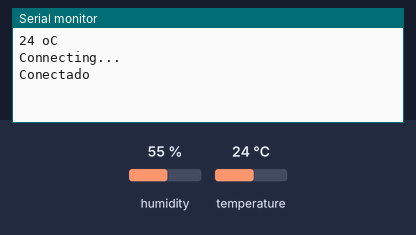
Simulated run of this sketch. Board: Arduino Uno, built with avr-gcc and run on an emulated ATmega328P. Parts: the last lines printed to the serial monitor. The test bench sets the inputs (shaded band); at power-on: temperature 24 °C, humidity 55 %. WiFi joins after 1.5 s; servers stay silent unless stated; uploads are accepted with an empty reply.

Above: at 2.2 s.
2.3 s: temperature set to 12 °C
At 7.47 s:
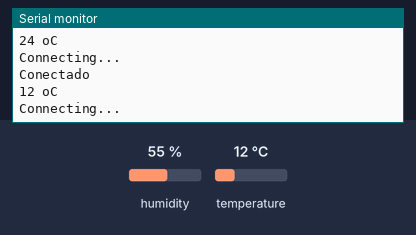
9.3 s: temperature set to 19 °C
At 15.1 s:
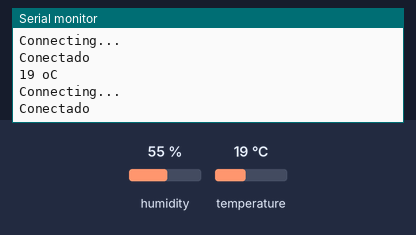
Timing chart, 0 to 16.6 s (numbered marks = the images above; inputs shaded):
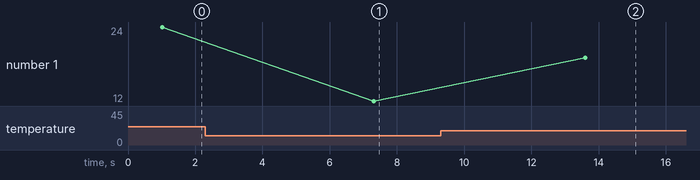

The sketch:

utp.ino
```cpp
#include <Ethernet.h>
#include <SPI.h>

#include <DHT.h>
#include <DHT_U.h>

// Configuracion del Ethernet Shield
byte mac[] = {0xDE, 0xAD, 0xBE, 0xEF, 0xFF, 0xEE}; // Direccion MAC
byte ip[] = { 192,168,1,65}; // Direccion IP del Arduino
byte server[] = { 192,168,1,43 }; // Direccion IP del servidor

EthernetClient client;
int temperatura;
int sensor = 2;


DHT dht(sensor,DHT11);

void setup() {
   Serial.begin(9600);
   dht.begin();
  Ethernet.begin(mac, ip); // Inicializamos el Ethernet Shield
  delay(1000); // Esperamos 1 segundo de cortesia
}

void loop() {

  temperatura = dht.readTemperature();

  //Display in Serial Monitor
  Serial.print(temperatura); //Return temperature to Monitor
  Serial.println(" oC");
  // Proceso de envio de muestras al servidor
  Serial.println("Connecting...");
  if (client.connect(server, 8080)>0) {  // Conexion con el servidor
    client.print("GET /firebase/sensor/1/"); // Enviamos los datos por GET
    client.print(temperatura);
    client.println(" HTTP/1.0");
    client.println("User-Agent: Arduino 1.0");
    client.println();
    Serial.println("Conectado");
  } else {
    Serial.println("Fallo en la conexion");
  }
  if (!client.connected()) {
    Serial.println("Disconnected!");
  }
  client.stop();
  client.flush();
  delay(6000); // Espero un minuto antes de tomar otra muestra
}
```

Measured:
- after the input at 2.3 s, the serial monitor: prints a new line after 5.0 s (image 1)
- after the input at 9.3 s, the serial monitor: prints a new line after 4.3 s (image 2)
- plotted number 1: 24 → 12 after the input at 2.3 s, 12 → 19 after the input at 9.3 s
